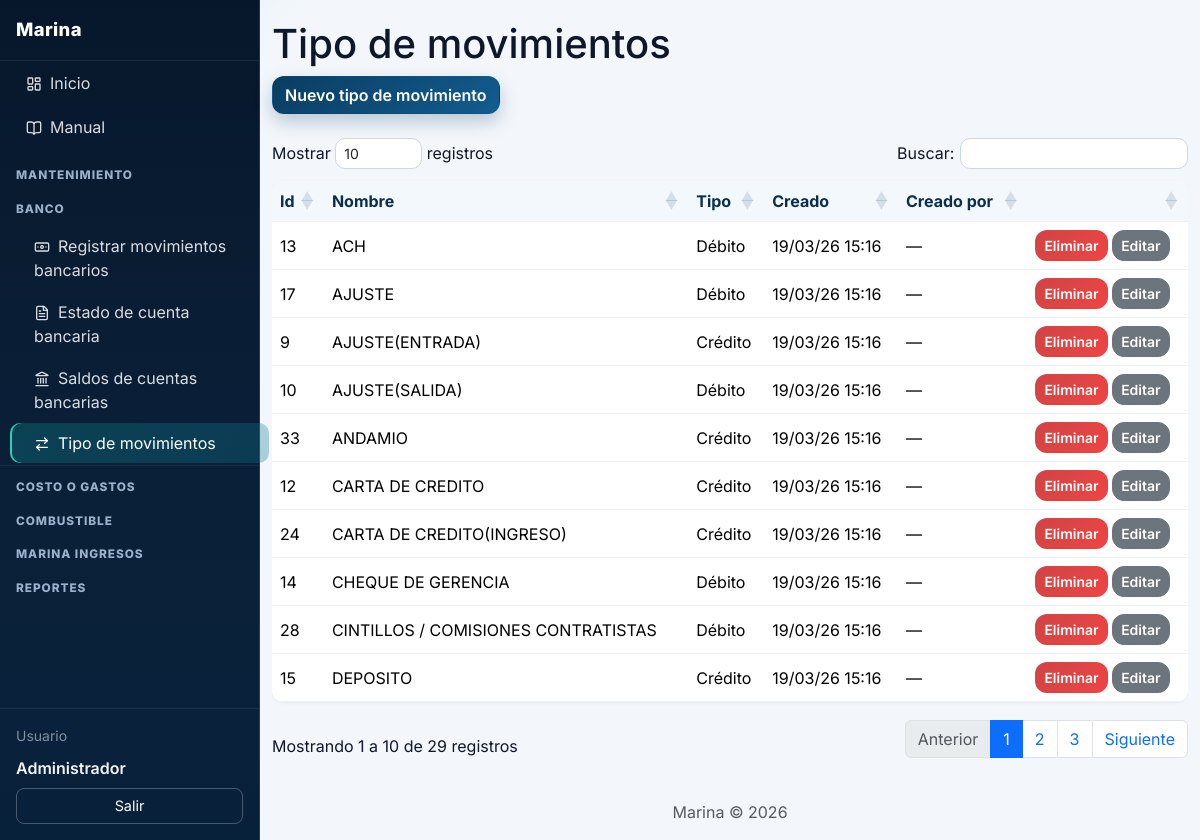
The app's page /index.php?p=formas-pago (signed in) with its own data.
### tables this page shows
CREATE TABLE formas_pago (
  id INT UNSIGNED AUTO_INCREMENT PRIMARY KEY,
  nombre VARCHAR(80) NOT NULL,
  tipo_movimiento VARCHAR(20) NOT NULL DEFAULT 'ingreso' COMMENT 'ingreso | costo',
  created_at DATETIME NOT NULL DEFAULT CURRENT_TIMESTAMP,
  updated_at DATETIME NOT NULL DEFAULT CURRENT_TIMESTAMP ON UPDATE CURRENT_TIMESTAMP,
  created_by INT UNSIGNED NULL,
  updated_by INT UNSIGNED NULL,
  FOREIGN KEY (created_by) REFERENCES usuarios(id),
  FOREIGN KEY (updated_by) REFERENCES usuarios(id)
);

### index.php (called while the page is built, shortened)
<?php
require_once __DIR__ . '/includes/funciones.php';
$p = trim($_GET['p'] ?? 'dashboard');
$p = preg_replace('/[^a-z0-9_-]/', '', $p) ?: 'dashboard';
$pagina = __DIR__ . '/pages/' . $p . '.php';
require $pagina;

### includes/funciones.php (called while the page is built, shortened)
<?php
function e(string $s): string {
    return htmlspecialchars($s, ENT_QUOTES, 'UTF-8');
}
function fechaHoraFormato(?string $fecha, string $formato = MARINA_FMT_FECHA_HORA_PANTALLA): string {
    $t = strtotime($fecha);
    return $t ? date($formato, $t) : $fecha;
}
function marina_ui_credito(): string {
    return 'Crédito';
}
function marina_ui_debito(): string {
    return 'Débito';
}

### pages/formas-pago.php (the view, shortened to what this page needs)
<?php
$pdo = getDb();
?>
<?php require_once __DIR__ . '/../includes/layout.php'; ?>
<h1>Tipo de movimientos</h1>
<div class="toolbar d-flex gap-2"><button type="button" class="btn btn-primary" id="btnNuevoFormaPago">Nuevo tipo de movimiento</button></div>
<table>
    <thead><tr><th>Id</th><th>Nombre</th><th>Tipo</th><th>Creado</th><th>Creado por</th><th></th></tr></thead>
    <tbody>
    <?php
    $st = $pdo->query('SELECT f.*, u.nombre AS creado_por FROM formas_pago f LEFT JOIN usuarios u ON f.created_by = u.id ORDER BY f.nombre');
    while ($r = $st->fetch()): ?>
        <tr>
            <td><?= (int)$r['id'] ?></td>
            <td><?= e($r['nombre']) ?></td>
            <td><?= e($r['tipo_movimiento'] === 'costo' ? marina_ui_debito() : marina_ui_credito()) ?></td>
            <td><?= fechaHoraFormato($r['created_at']) ?></td>
            <td><?= e($r['creado_por'] ?? '—') ?></td>
            <td class="acciones">
                <button type="button" class="btn btn-danger btn-sm btn-eliminar-formapago" data-id="<?= (int)$r['id'] ?>" data-nombre="<?= e($r['nombre']) ?>">Eliminar</button>
                <button type="button" class="btn btn-secondary btn-sm btn-editar-formapago" data-id="<?= (int)$r['id'] ?>" data-nombre="<?= e($r['nombre']) ?>" data-tipo-movimiento="<?= e($r['tipo_movimiento']) ?>">Editar</button>
            </td>
        </tr>
    <?php endwhile; ?>
    </tbody>
</table>
<?php require_once __DIR__ . '/../includes/footer.php'; ?>

### assets/css/estilos.css (style rules this page uses)
body { font-family: system-ui, -apple-system, Segoe UI, Roboto, Arial, sans-serif; background: #f4f6f9; }
.toolbar { margin-bottom: 1rem; }
.acciones { white-space: nowrap; }
table { background: #fff; border-radius: .75rem; overflow: hidden; box-shadow: 0 1px 3px rgba(0, 0, 0, 0.06); }
th, td { padding: .75rem 1rem; border-bottom: 1px solid #edf0f4; }
th { background: #f8fafc; font-weight: 700; }
.dataTables_wrapper table.dataTable { margin-top: .25rem !important; margin-bottom: .25rem !important; }
:root { --bg-main: #f3f7fb; --surface: #ffffff; --surface-soft: #f8fbff; --text-main: #0f172a; --text-soft: #64748b; --brand-1: #0a3d62; --brand-2: #0ea5a6; --ok: #0f9f64; --danger: #d14343; --radius-lg: 16px; --radius-md: 12px; --shadow-soft: 0 10px 30px rgba(15, 23, 42, 0.08); }
body { font-family: "Inter", system-ui, -apple-system, Segoe UI, Roboto, Arial, sans-serif; color: var(--text-main); background: radial-gradient(1200px 600px at -10% -10%, rgba(14, 165, 166, 0.16), transparent 40%), radial-gradient(900px 500px at 120% -20%, rgba(10, 61, 98, 0.2), transparent 35%), var(--bg-main); }
.btn { border-radius: 12px; font-weight: 600; transition: transform .16s ease, box-shadow .16s ease, opacity .16s ease; }
.btn-primary { background: linear-gradient(135deg, var(--brand-1), #125c8f); border-color: transparent; box-shadow: 0 8px 18px rgba(10, 61, 98, .25); }
.btn-danger { background: linear-gradient(135deg, #d14343, #ef4444); border-color: transparent; }
.dataTables_wrapper table.dataTable thead th { background: #f3f8fd !important; color: #0a2f4e; }

### records on screen
formas_pago: id "13", nombre "ACH", tipo_movimiento "Débito", created_at "19/03/26 15:16", creado_por "—"
formas_pago: id "17", nombre "AJUSTE", tipo_movimiento "Débito", created_at "19/03/26 15:16", creado_por "—"
formas_pago: id "9", nombre "AJUSTE(ENTRADA)", tipo_movimiento "Crédito", created_at "19/03/26 15:16", creado_por "—"
formas_pago: id "10", nombre "AJUSTE(SALIDA)", tipo_movimiento "Débito", created_at "19/03/26 15:16", creado_por "—"
formas_pago: id "33", nombre "ANDAMIO", tipo_movimiento "Crédito", created_at "19/03/26 15:16", creado_por "—"
formas_pago: id "12", nombre "CARTA DE CREDITO", tipo_movimiento "Crédito", created_at "19/03/26 15:16", creado_por "—"
formas_pago: id "24", nombre "CARTA DE CREDITO(INGRESO)", tipo_movimiento "Crédito", created_at "19/03/26 15:16", creado_por "—"
formas_pago: id "14", nombre "CHEQUE DE GERENCIA", tipo_movimiento "Débito", created_at "19/03/26 15:16", creado_por "—"
formas_pago: id "28", nombre "CINTILLOS / COMISIONES CONTRATISTAS", tipo_movimiento "Débito", created_at "19/03/26 15:16", creado_por "—"
formas_pago: id "15", nombre "DEPOSITO", tipo_movimiento "Crédito", created_at "19/03/26 15:16", creado_por "—"

### other values on screen
$nombre_usuario "Administrador"
